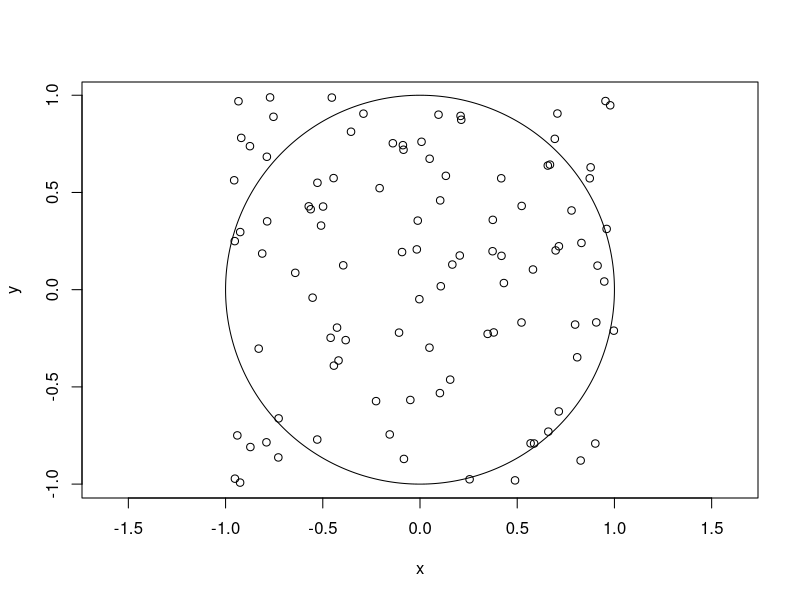

The R script that drew this image:
install.packages("plotrix")
library(plotrix)
n=100
x=runif(n,-1,1)
y=runif(n,-1,1)
plot(x,y, asp = 1, xlim = c(-1,1))
draw.circle(0,0,1,nv=1000,border = NULL, col=NA, lty=1, lwd=1)


mc.pi=function(n){
  x=runif(n,-1,1)
  y=runif(n,-1,1)
  m=sum(x^2+y^2<1)
  4*m/n
}

